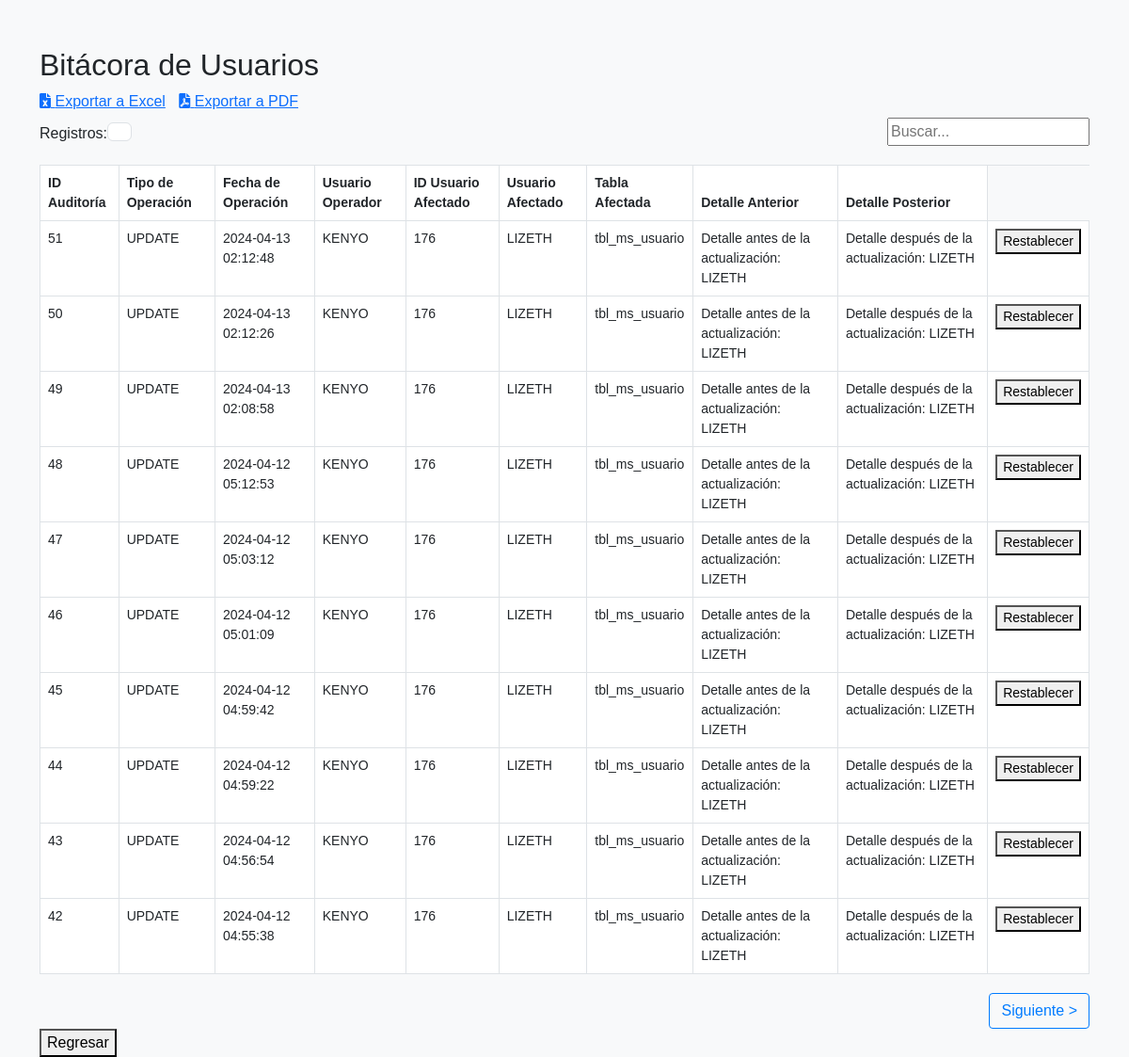
/bitacora.php (signed in), run on an earlier commit of the app's database.
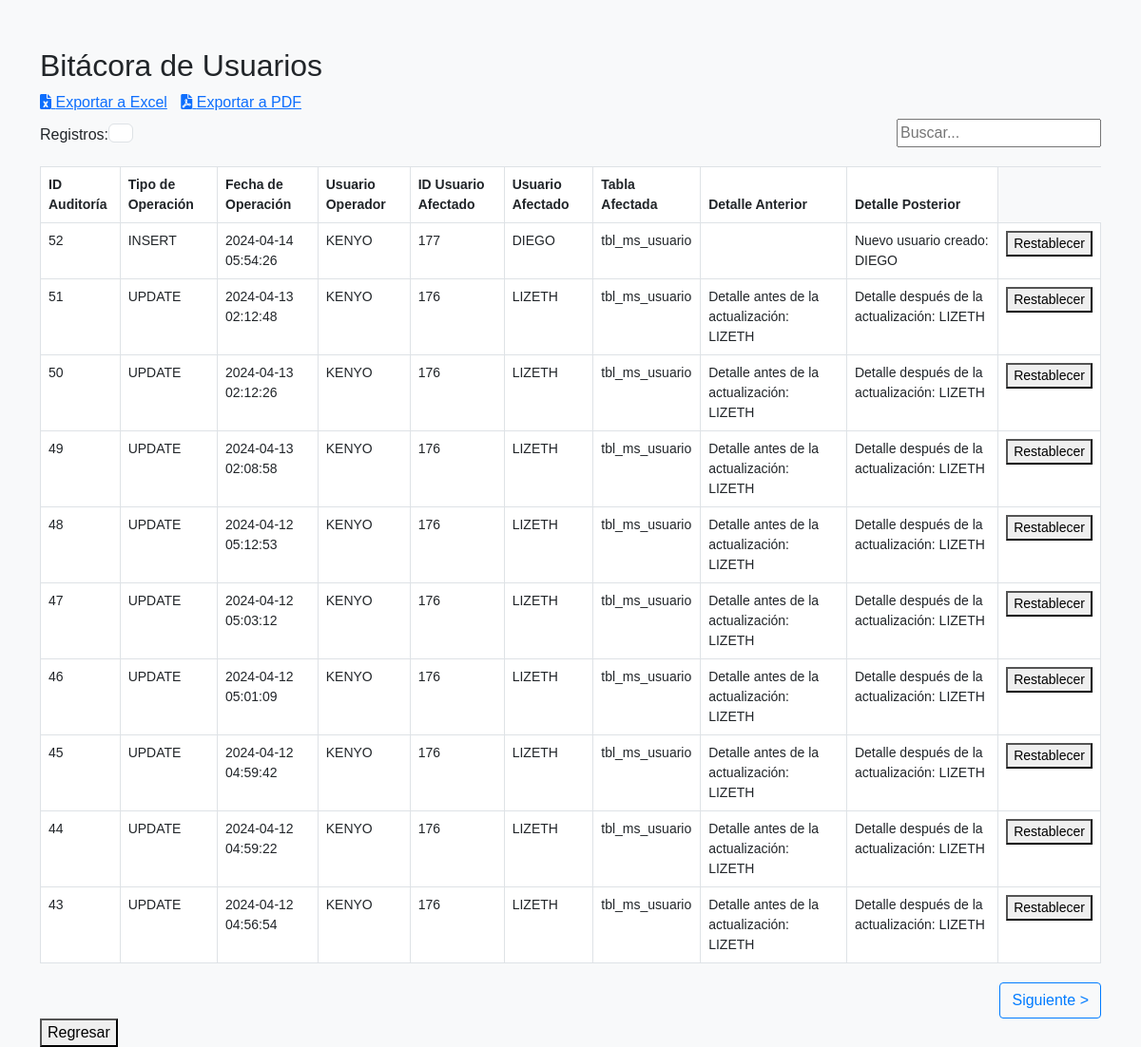
And on a later commit of the database.
### tables this page shows
CREATE TABLE `auditoria_tbl_ms_usuario` (
  `id_auditoria` int(11) NOT NULL AUTO_INCREMENT,
  `tipo_operacion` varchar(20) DEFAULT NULL,
  `fecha_operacion` timestamp NULL DEFAULT current_timestamp(),
  `id_usuario_operacion` int(11) DEFAULT NULL,
  `nombre_usuario_afectado` varchar(100) NOT NULL,
  `nombre_usuario_operacion` varchar(100) DEFAULT NULL,
  `tabla_afectada` varchar(100) NOT NULL,
  `id_usuario_afectado` int(11) DEFAULT NULL,
  `detalle_anterior` text DEFAULT NULL,
  `detalle_posterior` text DEFAULT NULL,
  PRIMARY KEY (`id_auditoria`)
);

### bitacora.php (the view, shortened to what this page needs)
<?php
require_once('conexion/conexion.php');
if(isset($_SESSION['nombre_usuario']) && !empty($_SESSION['nombre_usuario'])) {
    $nombre_usuario_php = $_SESSION['nombre_usuario'];
    $resultsPerPage = isset($_GET['resultsPerPage']) ? $_GET['resultsPerPage'] : 10;
    $page = isset($_GET['page']) ? $_GET['page'] : 1;
    $startIndex = ($page - 1) * $resultsPerPage;
    $sqlBitacora = "SELECT *, (SELECT nombre_usuario FROM tbl_ms_usuario WHERE id_usuario = auditoria_tbl_ms_usuario.id_usuario_operacion) AS nombre_usuario_operacion FROM auditoria_tbl_ms_usuario ORDER BY fecha_operacion DESC LIMIT $startIndex, $resultsPerPage";
    $resultBitacora = $conn->query($sqlBitacora);
    $sqlTotalRecords = "SELECT COUNT(*) as total FROM auditoria_tbl_ms_usuario";
    $resultTotalRecords = $conn->query($sqlTotalRecords);
    $rowTotalRecords = $resultTotalRecords->fetch_assoc();
    $totalRecords = $rowTotalRecords['total'];
    $totalPages = ceil($totalRecords / $resultsPerPage);
} else {
    header("Location: login.php");
    exit();
}
?>
<!DOCTYPE html>
<html lang="es">
<head>
    <link rel="stylesheet" href="https://cdn.jsdelivr.net/npm/bootstrap@5.3.0/dist/css/bootstrap.min.css">
    <link rel="stylesheet" href="https://cdnjs.cloudflare.com/ajax/libs/font-awesome/6.0.0-beta3/css/all.min.css">
</head>
<body>
<div class="container">
    <h2>Bitácora de Usuarios</h2>
    <div class="export-icons">
        <a href="export_excel.php"><i class="fas fa-file-excel"></i> Exportar a Excel</a>
        <a href="export_pdf.php"><i class="fas fa-file-pdf"></i> Exportar a PDF</a>
    </div>
    <div class="select-container">
        <label for="resultsPerPage">Registros:</label>
        <select class="form-control" id="resultsPerPage" name="resultsPerPage" onchange="changeResultsPerPage()">
            <option value="10" <?php if($resultsPerPage == 10) echo "selected"; ?>>10</option>
        </select>
    </div>
    <?php if ($resultBitacora->num_rows > 0): ?>
        <div class="search-container">
            <input type="text" id="searchInput" onkeyup="filterTable()" placeholder="Buscar...">
        </div>
        <table class="table table-bordered" id="userLogTable">
            <thead>
                <tr>
                    <th>ID Auditoría</th>
                    <th>Tipo de Operación</th>
                    <th>Fecha de Operación</th>
                    <th>Usuario Operador</th>
                    <th>ID Usuario Afectado</th>
                    <th>Usuario Afectado</th>
                    <th>Tabla Afectada</th>
                    <th>Detalle Anterior</th>
                    <th>Detalle Posterior</th>
                </tr>
            </thead>
            <tbody>
                <?php while ($row = $resultBitacora->fetch_assoc()): ?>
                    <tr>
                        <td><?php echo $row['id_auditoria']; ?></td>
                        <td><?php echo $row['tipo_operacion']; ?></td>
                        <td><?php echo $row['fecha_operacion']; ?></td>
                        <td><?php echo $nombre_usuario_php; ?></td>
                        <td><?php echo $row['id_usuario_afectado']; ?></td>
                        <td><?php echo $row['nombre_usuario_afectado']; ?></td>
                        <td><?php echo $row['tabla_afectada']; ?></td>
                        <td><?php echo $row['detalle_anterior']; ?></td>
                        <td><?php echo $row['detalle_posterior']; ?></td>
                        <td>
                        <button onclick="resetChanges(<?php echo $row['id_auditoria']; ?>)">Restablecer</button>
                        </td>
                    </tr>
                <?php endwhile; ?>
            </tbody>
        </table>
        <div class="pagination-container">
            <?php if ($page < $totalPages): ?>
                <a href="?page=<?php echo ($page + 1); ?>&resultsPerPage=<?php echo $resultsPerPage; ?>">Siguiente &gt;</a>
            <?php endif; ?>
        </div>
    <?php else: ?>
        <p>No hay registros en la bitácora.</p>
    <?php endif; ?>
    <button onclick="goBack()">Regresar</button>
</div>
</body>
</html>
</html>

### bitacora.php (style rules this page uses)
body { font-family: Arial, sans-serif; background-color: #f8f9fa; }
.container { margin-top: 50px; }
table { width: 100%; margin-top: 20px; font-size: 14px; }
th, td { padding: 8px; text-align: left; }
th { background-color: #f2f2f2; }
.export-icons { margin-bottom: 10px; }
.export-icons a { margin-right: 10px; }
.pagination-container, .search-container { display: flex; justify-content: flex-end; margin-top: 20px; }
.search-container { margin-bottom: 20px; margin-top: -45px; }
.pagination-container a { padding: 6px 12px; text-decoration: none; color: #007bff; border: 1px solid #007bff; border-radius: 4px; }
.select-container { margin-bottom: 20px; display: inline-flex; border-radius: 0; width: 90px; height: 20px; }

What changed in the data, as far as the page shows it:
no longer on this page (row unchanged): auditoria_tbl_ms_usuario: id_auditoria "42", tipo_operacion "UPDATE", fecha_operacion "2024-04-12 04:55:38", nombre_usuario_php "KENYO", id_usuario_afectado "176", nombre_usuario_afectado "LIZETH", tabla_afectada "tbl_ms_usuario", detalle_anterior "Detalle antes de la actualización: LIZETH", detalle_posterior "Detalle después de la actualización: LIZETH"
added auditoria_tbl_ms_usuario: id_auditoria "52", tipo_operacion "INSERT", fecha_operacion "2024-04-14 05:54:26", nombre_usuario_php "KENYO", id_usuario_afectado "177", nombre_usuario_afectado "DIEGO", tabla_afectada "tbl_ms_usuario", detalle_posterior "Nuevo usuario creado: DIEGO"
